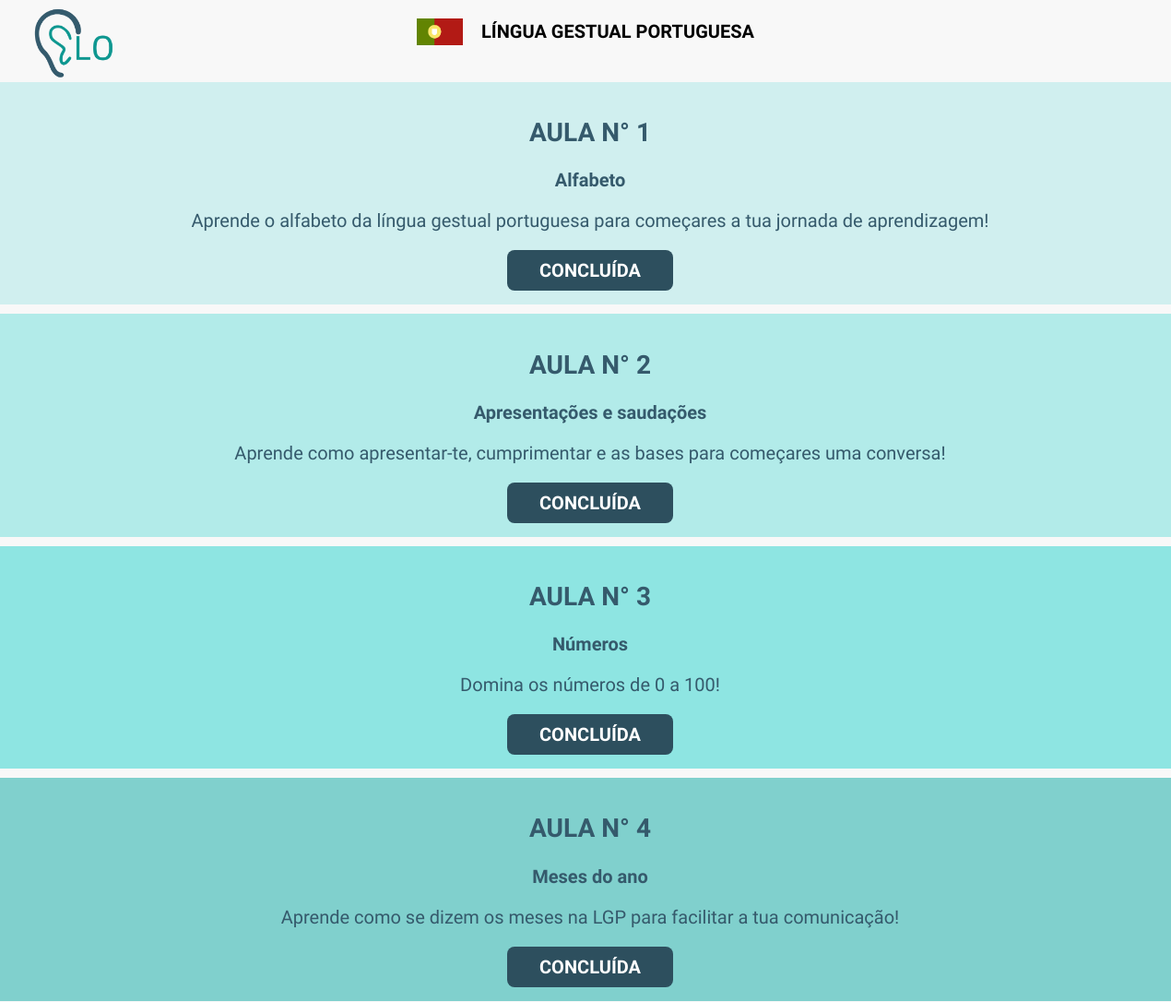
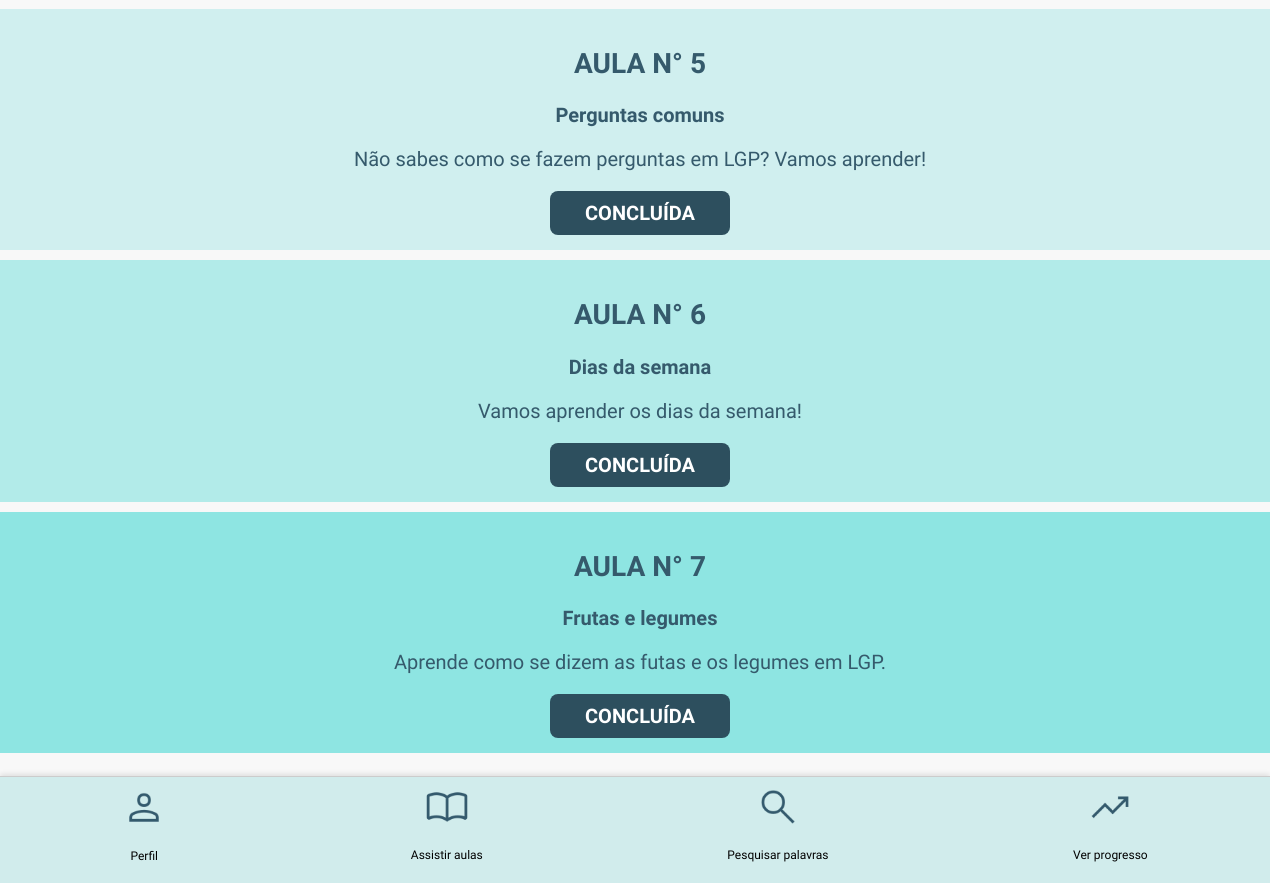
The app's page /dashboard/ (signed in) with its own data (2 pictures, top to bottom).
### aulas/models.py (models this page shows, shortened)
class Aula(models.Model):
    titulo = models.CharField(max_length=200)
    descricao = models.TextField()
    ordem = models.IntegerField(default=0)
    numero = models.IntegerField()

### utilizador/views.py (the view)
# urls.py: path('dashboard/', views.dashboard, name='dashboard'),
def dashboard(request):
    aulas = Aula.objects.order_by('ordem')
    concluidas_ids = set(AulaConcluida.objects.filter(user=request.user).values_list('aula_id', flat=True))
    aulas_info = []
    desbloquear_proxima = True  # Começamos com a primeira aula desbloqueada
    for aula in aulas:
        if aula.id in concluidas_ids:
            estado = 'concluida'
        elif desbloquear_proxima:
            estado = 'desbloqueada'
            desbloquear_proxima = False  # Só desbloqueia a próxima ainda não concluída
        else:
            estado = 'bloqueada'
        aulas_info.append({
            'aula': aula,
            'estado': estado
        })
    return render(request, 'utilizador/dashboard.html', {'aulas_info': aulas_info})

### utilizador/templates/utilizador/dashboard.html (shortened to what this page needs)
{% load static %}
<!DOCTYPE html>
<html lang="pt">
<head>
    <link rel="stylesheet" href="{% static 'utilizador/dashboard.css' %}">
</head>
<body>
    <header>
        <img src="{% static 'utilizador/images/logo.png' %}" alt="Logotipo" class="logo">
    </header>
    <div class="header">
        <img src="{% static 'utilizador/images/bandeiraportugal.png' %}" alt="Bandeira de Portugal" class="flag">
        <span class="titulo">LÍNGUA GESTUAL PORTUGUESA</span>
    </div>
    <div class="container">
        {% for item in aulas_info %}
    <div class="lesson {% cycle 'cor1' 'cor2' 'cor3' 'cor4' %}">
    <h2>AULA N° {{ item.aula.ordem }}</h2>
    <p><strong>{{ item.aula.titulo }}</strong></p>
    <p>{{ item.aula.descricao }}</p>
    {% if item.estado == 'concluida' %}
        <button class="button" disabled><strong>CONCLUÍDA</strong></button>
    {% elif item.estado == 'desbloqueada' %}
        <a href="{% url 'ver_aula' item.aula.id %}">
            <button class="button"><strong>COMEÇAR</strong></button>
        </a>
    {% else %}
        <button class="button disabled"><strong>COMEÇAR</strong></button>
    {% endif %}
</div>
{% endfor %}
</div>
<footer class="rodape">
    <div class="rodape-container">
        <div class="perfil-dropdown">
        <a href="#" class="perfil-btn">
            <img src="{% static 'utilizador/images/perfil.png' %}" alt="Perfil">
            <p>Perfil</p>
        </a>
    </div>
        <a href="#">
            <img src="{% static 'utilizador/images/aulas.png' %}" alt="Assistir aulas">
            <p>Assistir aulas</p>
        </a>
            <a href="{% url 'pesquisa' %}">
            <img src="{% static 'utilizador/images/pesquisa.png' %}" alt="Pesquisar palavras">
            <p>Pesquisar palavras</p>
        </a>
            <a href="{% url 'testes:lista_testes' %}" >
            <img src="{% static 'utilizador/images/progresso.png' %}" alt="Ver progresso">
            <p>Ver progresso</p>
            </a>
    </div>
</footer>
</body>
</html>

### utilizador/static/utilizador/dashboard.css (style rules this page uses)
body { font-family: Arial, sans-serif; background: #f8f8f8; text-align: center; margin: 0; }
html, body { height: 100%; margin: 0; padding: 0; }
.container { max-width: 800px; margin: 20px auto; background: transparent !important; padding: 20px; border-radius: 10px; box-shadow: none; padding-bottom: 120px; }
.lesson { background: #cceff5; padding: 15px; margin-bottom: 10px; border-radius: 8px; width: 160%; margin-left: -250px; color:#355A6C }
.lesson h2 { font-size: 28px; }
.lesson p { color:#355A6C; font-size: 20px; }
.button { background: #2d4f5e; color: white; font-size: 20px; border: none; cursor: pointer; border-radius: 8px; padding: 10px 20px; min-width: 180px; text-align: center; display: inline-block; height: auto; }
.header { display: flex; align-items: center; justify-content: center; gap: 20px; margin-top: 20px; }
.flag { width: 50px; height: auto; }
.titulo { font-size: 20px; font-weight: bold; }
.logo { position: absolute; top: -35px; left: -6px; width: 180px; height: auto; }
.rodape { position: fixed; bottom: 0; left: 0; right: 0; background-color: #D1ECEC; padding: 8px 0; border-top: 1px solid #ccc; box-shadow: 0 -2px 5px rgba(0, 0, 0, 0.1); z-index: 999; width: 100%; }
.rodape-container { display: flex; justify-content: space-around; background-color: #D1ECEC; }
.rodape-container a { text-decoration: none; color: #000; text-align: center; font-size: 12px; }
.rodape-container img { width: 44px; height: 44px; margin-bottom: 4px; }
.perfil-dropdown { position: relative; display: inline-block; text-align: center; }
.cor1 { background-color: #D0EFEF; }
.cor2 { background-color: #B2EBE9; }
.cor3 { background-color: #8EE5E2; }
.cor4 { background-color: #80D0CD; }
* { font-family: 'Sansation', sans-serif; }

### records on screen
Aula: aula.ordem "1", aula.titulo "Alfabeto", aula.descricao "Aprende o alfabeto da língua gestual portuguesa para começares a tua jornada de aprendizagem!"
Aula: aula.ordem "2", aula.titulo "Apresentações e saudações", aula.descricao "Aprende como apresentar-te, cumprimentar e as bases para começares uma conversa!"
Aula: aula.ordem "3", aula.titulo "Números", aula.descricao "Domina os números de 0 a 100!"
Aula: aula.ordem "4", aula.titulo "Meses do ano", aula.descricao "Aprende como se dizem os meses na LGP para facilitar a tua comunicação!"
Aula: aula.ordem "5", aula.titulo "Perguntas comuns", aula.descricao "Não sabes como se fazem perguntas em LGP? Vamos aprender!"
Aula: aula.ordem "6", aula.titulo "Dias da semana", aula.descricao "Vamos aprender os dias da semana!"
Aula: aula.ordem "7", aula.titulo "Frutas e legumes", aula.descricao "Aprende como se dizem as futas e os legumes em LGP."
